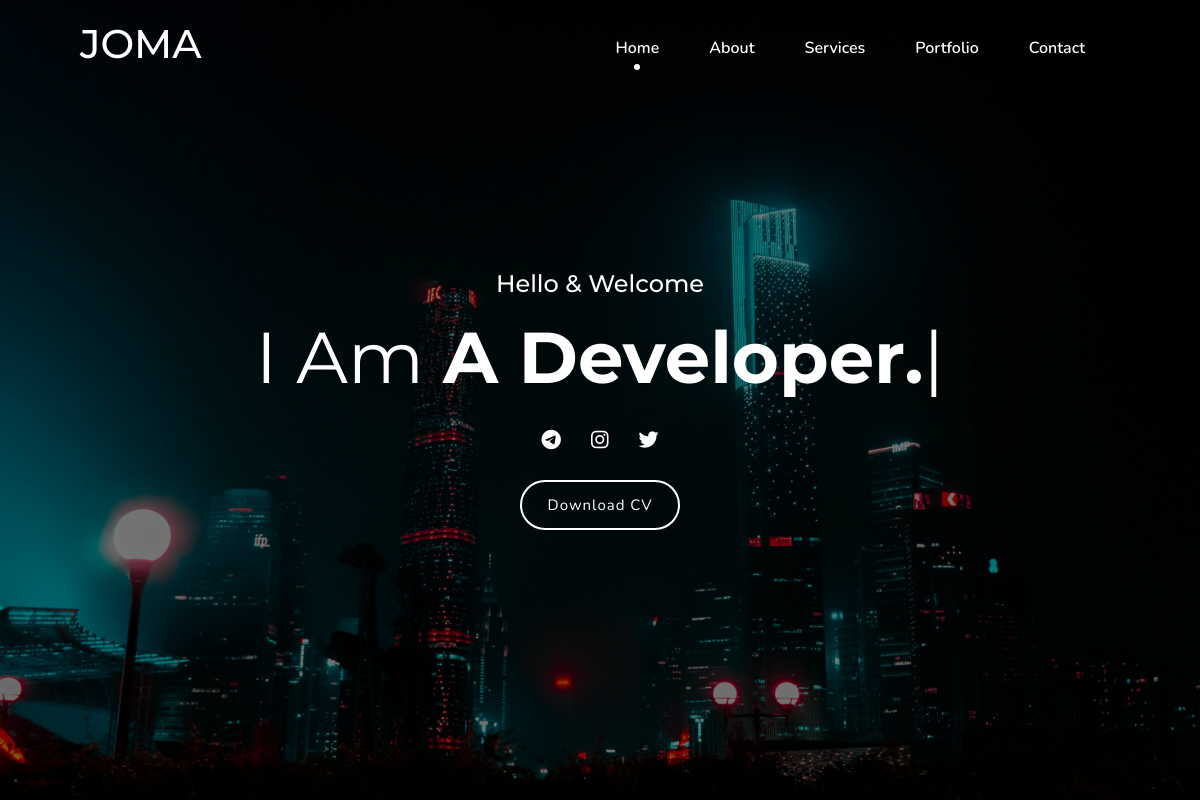
The page / on the database its author committed.
### configuration/models.py (models this page shows, shortened)
class Config(models.Model):
    name = models.CharField(max_length=255)
    home_title = models.CharField(max_length=255)
    home_bg_photo = models.ImageField(upload_to='home_bg_photos/', null=True, blank=True)
    cv_file = models.FileField(upload_to='cv_files/')
    about_title = models.CharField(max_length=255)
    about_description = models.TextField()
    about_photo = models.ImageField(upload_to='about_photos/')
    services_title = models.CharField(max_length=255)
    services_subtitle = models.CharField(max_length=255)
    services_description = models.TextField()
    start_time = models.CharField(max_length=255)
    address = models.CharField(max_length=255)
    phone_number = models.CharField(max_length=255)
    email = models.EmailField(max_length=255)
    @classmethod
    def load(cls):
        if cls.objects.exists():
            return cls.objects.first()
        return cls()

### social/models.py (models this page shows, shortened)
class SocialLink(models.Model):
    photo = models.CharField(max_length=255)
    link = models.URLField(max_length=200)

### pages/views.py (the view)
# urls.py: path('', views.index, name='index'),
def index(request):
    skills = Skill.objects.all()
    return render(request, 'user/pages/index.html', {'skills': skills})

### configuration/context_processors.py (called while the page is built)
def site_config(request):
    config = Config.load()
    return {'site_config': config}

### social/context_processors.py (called while the page is built)
def social_links(request):
    socials = SocialLink.objects.all()
    return {'social_links': socials}

### templates/user/pages/index.html (shortened to what this page needs)
{% extends 'user/components/base.html' %}
{% block content %}
    <section class="home-bg section h-100vh" style="background-image: url({{ site_config.home_bg_photo.url }});" id="home">
        <div class="bg-overlay"></div>
        <div class="container z-index">
            <div class="row justify-content-center">
                <div class="col-lg-12">
                    <div class="text-white text-center">
                        <h4>{{ site_config.home_title }}</h4>
                        <h1 class="header_title mb-0 mt-3">I Am <span class="element fw-bold"
                                data-elements="{% for skill in skills %}{{ skill.name }}.,{% endfor %}"></span></h1>
                        <div class="social_home list-unstyled text-center pt-4">
                            {% for link in social_links %}
                                <a href="{{ link.link }}" style="color: white;"><i class="{{ link.photo}}"></i></a>
                            {% endfor %}
                        </div>
                        <div class="header_btn">
                            <a href="{{ site_config.cv_file.url }}" class="btn btn-outline-custom btn-rounded mt-4">Download
                                CV</a>
                        </div>
                    </div>
                </div>
            </div>
        </div>
    </section>
{% endblock %}

### templates/user/components/navbar.html (shortened to what this page needs)
<div class="wrapper">
    <nav class="navbar navbar-expand-lg fixed-top custom-nav sticky">
        <div class="container">
            <a class='navbar-brand logo' href='{% url 'index' %}'>
                <h1>{{ site_config.name }}</h1>
            </a>
            <div class="collapse navbar-collapse" id="navbarSupportedContent">
                <ul class="navbar-nav ms-auto" style="position: relative; --active-tab:2; gap: 20px;">
                    <li class="nav-item {% if request.resolver_match.url_name == 'index' %}active{% endif %}" data-tab-index='0'>
                        <a href="{% url 'index' %}" class="nav-link nav-link-1">Home</a>
                    </li>
                    <li class="nav-item {% if request.resolver_match.url_name == 'about' %}active{% endif %}" data-tab-index='1'>
                        <a href="{% url 'about' %}" class="nav-link nav-link-2">About</a>
                    </li>
                    <li class="nav-item {% if request.resolver_match.url_name == 'services' %}active{% endif %}" data-tab-index='2'>
                        <a href="{% url 'services' %}" class="nav-link nav-link-3">Services</a>
                    </li>
                    <li class="nav-item {% if request.resolver_match.url_name == 'portfolio' %}active{% endif %}" data-tab-index='3'>
                        <a href="{% url 'portfolio' %}" class="nav-link nav-link-4" >Portfolio</a>
                    </li>
                    <li class="nav-item {% if request.resolver_match.url_name == 'contact' %}active{% endif %}" data-tab-index='4'>
                        <a href="{% url 'contact' %}" class="nav-link">Contact</a>
                    </li>
                </ul>
            </div>
        </div>
    </nav>
</div>

### static/css/style.css (style rules this page uses)
body { font-family: "Nunito", sans-serif; overflow-x: hidden; }
h1, h2, h3, h4, h5, h6 { font-family: "Montserrat", sans-serif; }
a, a:hover, a:focus, button, button:focus { text-decoration: none !important; outline: none !important; box-shadow: none !important; }
.section { padding-top: 80px; padding-bottom: 80px; position: relative; background-color: #fff; }
.h-100vh { height: 100vh; }
.z-index { z-index: 2; }
.bg-overlay { background: rgba(0, 0, 0, 0.5); position: absolute; top: 0; right: 0; left: 0; bottom: 0; width: 100%; height: 100%; }
.btn { padding: 12px 26px; }
.btn-rounded { border-radius: 30px; }
.btn-outline-custom { background-color: transparent; border: 2px solid #fff; color: #fff; letter-spacing: 1px; transition: all 0.5s; font-size: 15px; }
.home-bg { background-position: center center; background-size: cover; position: relative; display: flex; align-items: center; }
.header_title { font-size: 72px; font-weight: 400; line-height: 1.2; text-transform: capitalize; }
.social_home { display: flex; gap: 20px; justify-content: center; font-size: 20px; }
.social_home i { cursor: pointer; }
.custom-nav { padding: 15px 0px; width: 100%; border-radius: 0px; z-index: 999; margin-bottom: 0px; transition: all 0.5s ease-in-out; background-color: transparent; }
.custom-nav .navbar-nav li a { color: #fff; font-size: 16px; background-color: transparent !important; padding: 15px 0; position: relative; margin: 0 7px; font-weight: 600; transition: all 0.4s; }
.custom-nav .navbar-nav li.active a:before, .custom-nav .navbar-nav li:hover a:before, .custom-nav .navbar-nav li:active a:before, .custom-nav.stickyadd .navbar-nav li.active a:before, .custom-nav.stickyadd .navbar-nav li:hover a:before, .custom-nav.stickyadd .navbar-nav li:active a:before { opacity: 1; }
.custom-nav .navbar-nav li a:before, .custom-nav.stickyadd .navbar-nav li a:before { content: ""; position: absolute; left: 50%; bottom: 10%; height: 6px; width: 6px; background: #fff; border-radius: 50%; opacity: 0; transform: translateX(-50%); -webkit-transition: all 0.3s ease 0s; -o-transition: all 0.3s ease 0s; transition: all 0.3s ease 0s; }
.custom-nav .logo { color: #fff; font-size: 1.8rem; }
.container { max-width: 1440px; width: 100%; margin: 0 auto; padding: 0 80px; }
.logo { text-align: left; }
.social_home i { transition: all .3s ease; padding: 5px; }

### rows shown on the page
Config: name "JOMA", home_bg_photo (picture), home_title "Hello & Welcome"
